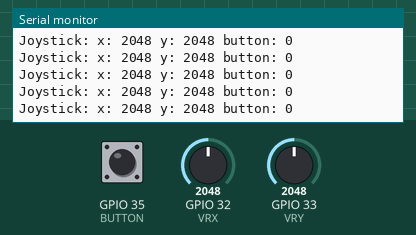
A sketch run on a simulated ESP32. On the bench: the last lines printed to the serial monitor. The test bench sets the inputs (shaded band); at power-on: GPIO 32 (VRX) = 2048, GPIO 33 (VRY) = 2048, GPIO 35 (BUTTON) LOW.

Above: at 1.2 s.
1.3 s: GPIO 32 (VRX) set to 1059
At 1.31 s:
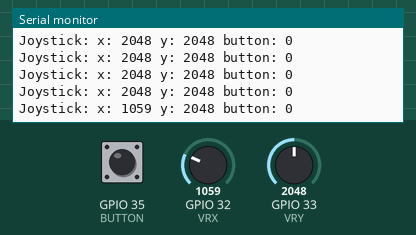
2.8 s: GPIO 32 (VRX) set to 926
At 2.82 s:
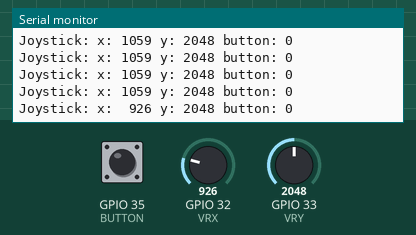
4.7 s: GPIO 33 (VRY) set to 1055
At 4.73 s:
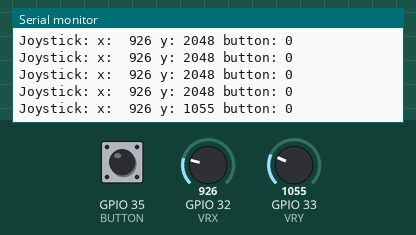
6.2 s: GPIO 33 (VRY) set to 950
At 6.23 s:
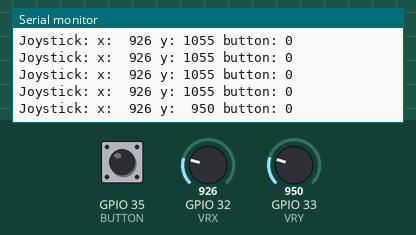
10.0 s: GPIO 33 (VRY) set to 108
At 10.05 s:
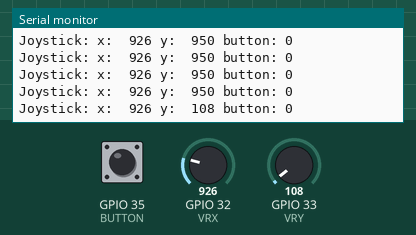
11.5 s: GPIO 33 (VRY) set to 94
At 11.56 s:
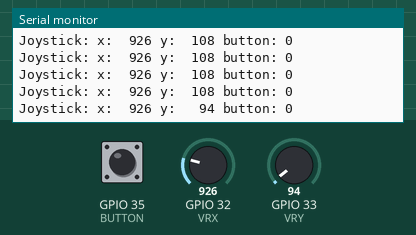

The sketch:

cp_esp32_joystick.ino
```cpp
#define VRX 32
#define VRY 33
#define BUTTON 35


void setup() {
  Serial.begin(115200);
  pinMode(BUTTON, INPUT);

}

void readAnalog() {
  // x,y: 0-4095 (right - left; center 2877)
  // k: 1 unpressed; 0: pressed
  int x = analogRead(VRX);
  int y = analogRead(VRY);
  int k = digitalRead(BUTTON);

  Serial.print("Joystick: ");
  Serial.printf("x: %4d y: %4d button: %d", x, y, k);
  Serial.println("");
}

void loop() {
  readAnalog();
  delay(100);
}
```

Measured:
- the behaviour switches between 1000 and 999 on GPIO 32 (VRX) (found by bisection; images 1 and 2)
- the behaviour switches between 1000 and 999 on GPIO 33 (VRY) (found by bisection; images 3 and 4)
- the behaviour switches between 100 and 99 on GPIO 33 (VRY) (found by bisection; images 5 and 6)
- after the input at 1.3 s, the serial monitor: prints a new line at once (image 1)
- after the input at 2.8 s, the serial monitor: prints a new line at once (image 2)
- after the input at 4.7 s, the serial monitor: prints a new line at once (image 3)
- after the input at 6.2 s, the serial monitor: prints a new line at once (image 4)
- after the input at 10.0 s, the serial monitor: prints a new line after 0.05 s (image 5)
- after the input at 11.5 s, the serial monitor: prints a new line after 0.05 s (image 6)
